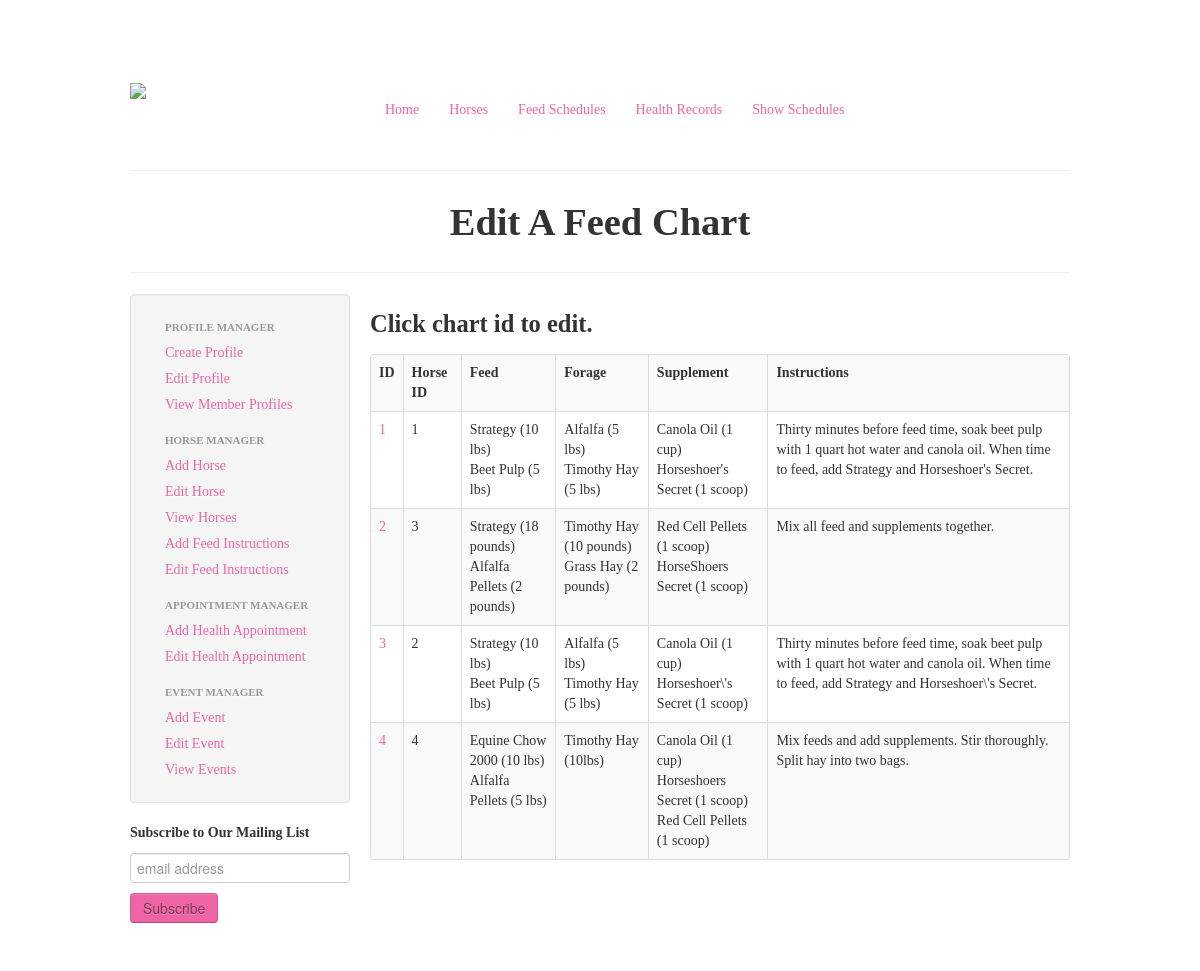
The page /editFeed.php on the database its author committed.
### tables this page shows
CREATE TABLE IF NOT EXISTS `feed` (
  `id` int(255) NOT NULL AUTO_INCREMENT,
  `hid` int(255) NOT NULL,
  `feed1` varchar(255) NOT NULL,
  `feed2` varchar(255) NOT NULL,
  `forage1` varchar(255) NOT NULL,
  `forage2` varchar(255) NOT NULL,
  `supplement1` varchar(255) NOT NULL,
  `supplement2` varchar(255) NOT NULL,
  `supplement3` varchar(255) NOT NULL,
  `instructions` text NOT NULL,
  PRIMARY KEY (`id`)
);

### editFeed.php (the view, shortened to what this page needs)
<?php include('includes/header.php');?>
			<div class="row">
				<div class="span12">
					<h1 class="pink" align="center">Edit A Feed Chart</h1>
				</div>
			</div>
			<div class="row">
				<div class="span12"><hr></div>
			</div>
			<div class="row">
				<?php include('includes/sidebar.php');?>
				  </div>
				  <div class="span9">
					<h3 class="green">Click chart id to edit.</h3>
						<?php
						$feedList = mysql_query("SELECT * FROM feed ORDER BY id ASC") or die(mysql_error());
						$num_rows = mysql_num_rows($feedList);
				    if($num_rows <= 0) {
							echo '<h5 class="grey">Sorry, no feed charts found.</h5>';
						} else {
							echo '<table class="table table-striped table-bordered" width="100%">';
		            echo '<tr>';
		              echo '<th>ID</th>';
		              echo '<th>Horse ID</th>';
		              echo '<th>Feed</th>';
		              echo '<th>Forage</th>';
		              echo '<th>Supplement</th>';
									echo '<th>Instructions</th>';
		            echo '</tr>';
						while ($row = (mysql_fetch_assoc($feedList))) {
							echo '<tr>';
	              echo '<td>';
	                echo '<a href="edit_feed.php?id='. $row['id'] .'">'. stripslashes($row['id']) .'</a>';
	              echo '</td>';
	              echo '<td>'. $row['hid'] .'</td>';
	              echo '<td>'. $row['feed1'] .'<br/>'. $row['feed2'] .'</td>';
								echo '<td>'. $row['forage1'] .'<br/>'. $row['forage2'] .'</td>';
								echo '<td>'. $row['supplement1'] .'<br/>'. $row['supplement2'] .'<br/>'. $row['supplement3'] .'</td>';
	              echo '<td><p>';
	          				echo $row['instructions'];
	  	          echo '</p></td>';
	        echo '</tr>';
        }
	      echo '</table>';
						}
						?>
				</div>
			</div>
			</div>

### includes/header.php (style rules this page uses)
body { padding-top: 60px; padding-bottom: 40px; }

### rows shown on the page
feed: id "1", hid "1", feed1 "Strategy (10 lbs)", feed2 "Beet Pulp (5 lbs)", forage1 "Alfalfa (5 lbs)", forage2 "Timothy Hay (5 lbs)", supplement1 "Canola Oil (1 cup)", supplement2 "Horseshoer's Secret (1 scoop)", instructions "Thirty minutes before feed time, soak beet pulp with 1 quart hot water and canola oil. When time to feed, add Strategy and Horseshoer's Secret."
feed: id "2", hid "3", feed1 "Strategy (18 pounds)", feed2 "Alfalfa Pellets (2 pounds)", forage1 "Timothy Hay (10 pounds)", forage2 "Grass Hay (2 pounds)", supplement1 "Red Cell Pellets (1 scoop)", supplement2 "HorseShoers Secret (1 scoop)", instructions "Mix all feed and supplements together."
feed: id "3", hid "2", feed1 "Strategy (10 lbs)", feed2 "Beet Pulp (5 lbs)", forage1 "Alfalfa (5 lbs)", forage2 "Timothy Hay (5 lbs)", supplement1 "Canola Oil (1 cup)", supplement2 "Horseshoer\\'s Secret (1 scoop)", instructions "Thirty minutes before feed time, soak beet pulp with 1 quart hot water and canola oil. When time to feed, add Strategy and Horseshoer\\'s Secret."
feed: id "4", hid "4", feed1 "Equine Chow 2000 (10 lbs)", feed2 "Alfalfa Pellets (5 lbs)", forage1 "Timothy Hay (10lbs)", supplement1 "Canola Oil (1 cup)", supplement2 "Horseshoers Secret (1 scoop)", supplement3 "Red Cell Pellets (1 scoop)", instructions "Mix feeds and add supplements. Stir thoroughly. Split hay into two bags."
